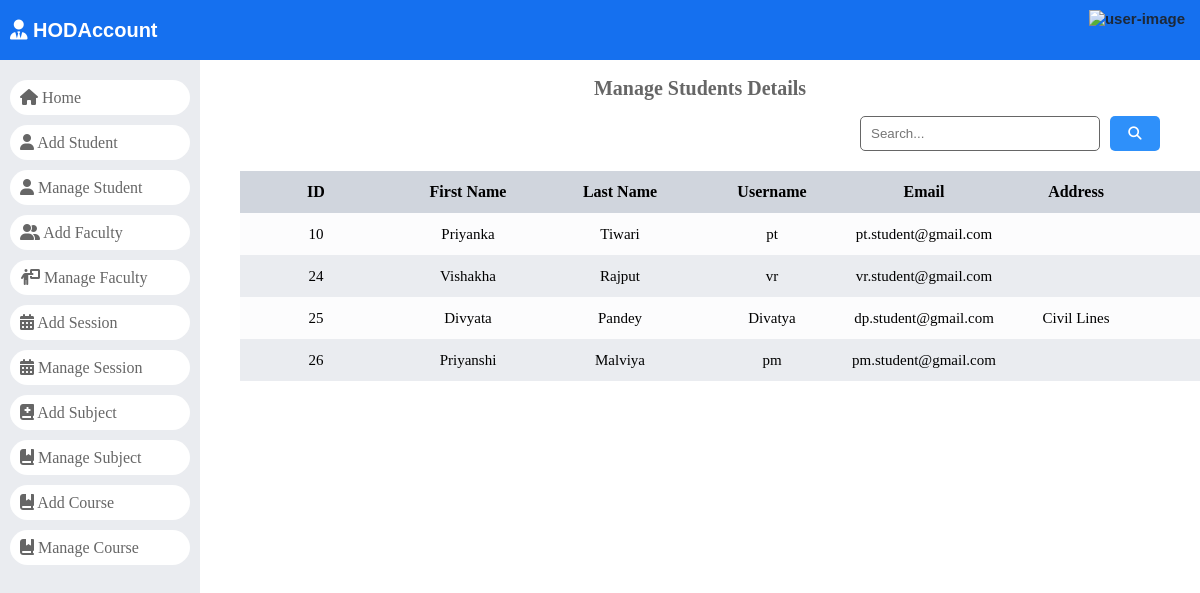
The page /manage_student/ on the database as committed earlier.
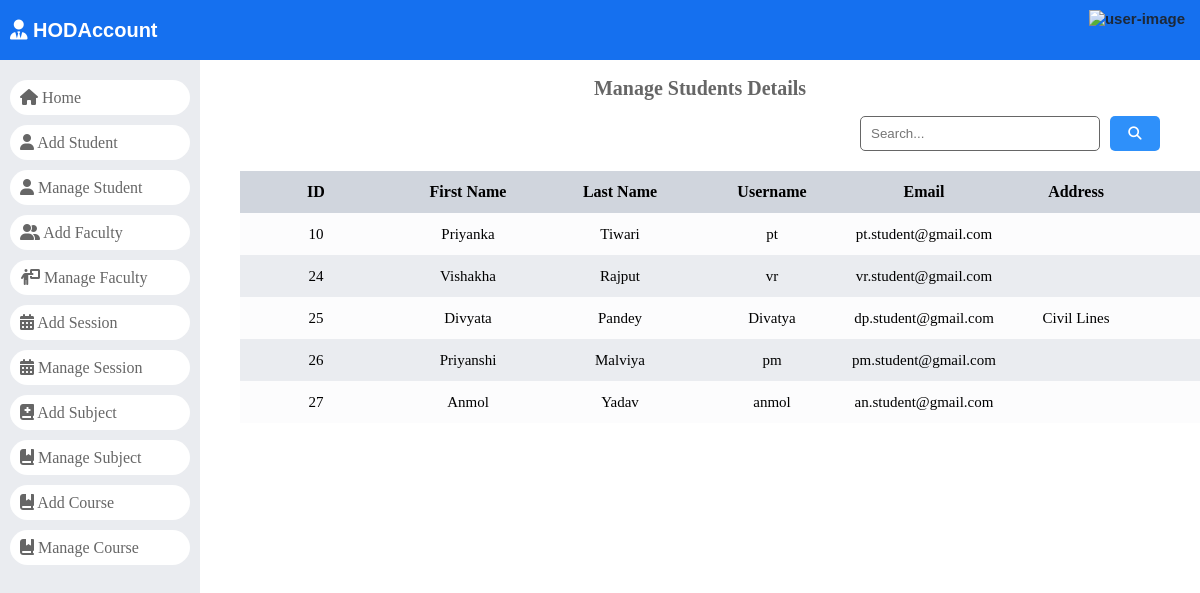
The same page on the database as committed later.
### dashboard/models.py (models this page shows)
class Students(models.Model):
	id = models.AutoField(primary_key=True)
	admin = models.OneToOneField(CustomUser, on_delete = models.CASCADE)
	gender = models.CharField(max_length=50)
	profile_pic = models.FileField()
	address = models.TextField()
	course_id = models.ForeignKey(Courses, on_delete=models.DO_NOTHING, default=4)
	session_year_id = models.ForeignKey(SessionYearModel, null=True,
										on_delete=models.CASCADE)
	created_at = models.DateTimeField(auto_now_add=True)
	updated_at = models.DateTimeField(auto_now=True)
	objects = models.Manager()

class CustomUser(AbstractUser):
	HOD = '1'
	STAFF = '2'
	STUDENT = '3'
	EMAIL_TO_USER_TYPE_MAP = {
		'hod': HOD,
		'staff': STAFF,
		'student': STUDENT
	}
	user_type_data = ((HOD, "HOD"), (STAFF, "Staff"), (STUDENT, "Student"))
	user_type = models.CharField(default=1, choices=user_type_data, max_length=10)

### dashboard/HodViews.py (the view)
# urls.py: path('manage_student/', HodViews.manage_student, name="manage_student"),
def manage_student(request):
    students = Students.objects.all()
    context = {
        "students": students
    }
    return render(request, 'Hod Page/manage_student.html', context)

### dashboard/templates/Hod Page/manage_student.html (shortened to what this page needs)
{% load static %}
<!DOCTYPE html>
<html lang="en">
<head>
    <link rel="stylesheet" href="https://cdnjs.cloudflare.com/ajax/libs/font-awesome/6.5.1/css/all.min.css"
 />
        <link rel="stylesheet" href="{% static 'style.css' %}">
</head>
<body>
    <header>
        <div>
            <a href="/">
                <div class="logo">
                    <i class="fa-solid fa-user-tie"></i>
                    HODAccount
                </div>
            </a>
        </div>
        {% include '../headerUser.html' %}
    </header>
    <div id="main">
        {% include './navigation.html' %}
        <div id="student_record">
            <div class="page-title">
                <h2>Manage Students Details</h2>
            </div>
            <div id="manage_student">
            <div id="search-bar">
                <form action="" method="GET" class="search-form" data-search-record="#student-data">
                    <input type="search" name="search" id="search" placeholder="Search..." />
                    <button type="submit">
                        <i class="fa-solid fa-magnifying-glass"></i>
                    </button>
                </form>
            </div>
                <div id="expese-record" class="record">
                    <table>
                        <thead>
                            <tr>
                                <th>ID</th>
                                <th>First Name</th>
                                <th>Last Name</th>
                                <th>Username</th>
                                <th>Email</th>
                                <th>Address</th>
                                <th>Gender</th>
                            </tr>
                        </thead>
                        <tbody id="student-data">
                            {% for student in students %}
                            <tr>
                            <td>{{ student.admin.id }}</td>
                            <td>{{ student.admin.first_name }}</td>
                            <td>{{ student.admin.last_name }}</td>
                            <td>{{ student.admin.username }}</td>
                            <td>{{ student.admin.email }}</td>
                            <td>{{ student.address }}</td>
                            <td>{{ student.gender }}</td>
                            </tr>
                            {% endfor %}
                        </tbody>
                    </table>
                </div>
            </div>
        </div>
</body>
</html>

Rows that differ between the two databases and show on the page:
added Students: admin.id "27", admin.first_name "Anmol", admin.last_name "Yadav", admin.username "anmol", admin.email "an.student@gmail.com"
